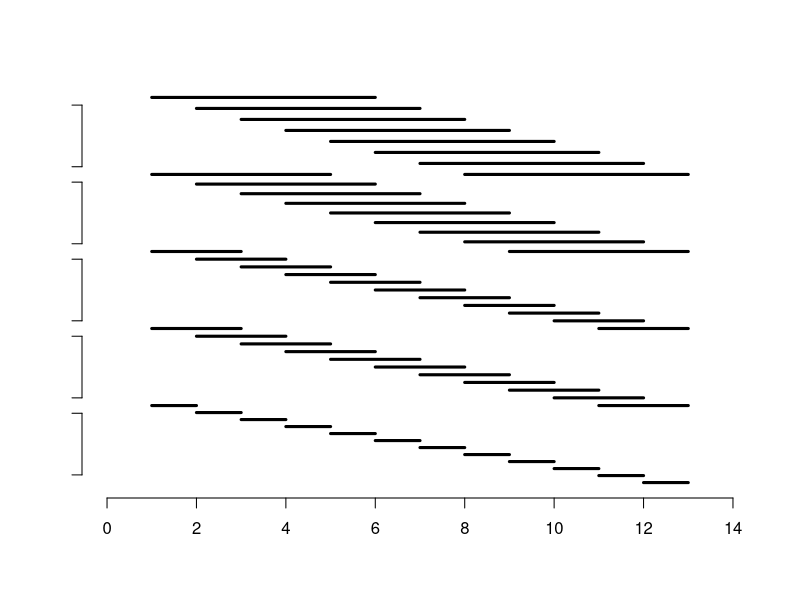

The R source for this figure:

## params
##

nn <- 13

aa <- sqrt(2)

eps <- 0.02

n_scales <- floor(logb(nn/2,aa))


## base plot
##

png("../plots/sparse-grid.png", width = 600, height = 300)

plot(NULL, xlim = c(0,nn+1), ylim = c(0,1), axes = FALSE, ann = FALSE)

axis(1)


## plot scales
##

for (kk in 1:n_scales)
{
  ww <- floor(aa**kk)
  
  yy <- seq(kk/n_scales,(kk-1)/n_scales, length.out = nn - ww)
  
  axis(2, at = c((kk-1)/n_scales + eps, kk/n_scales - eps), ann = FALSE, labels = FALSE)
  
  for (ll in 1:(nn - ww))
  {
    segments(x0 = ll, x1 = ll+ww, y0 = yy[ll], y1 = yy[ll], lwd = 3)
  }
}

dev.off()